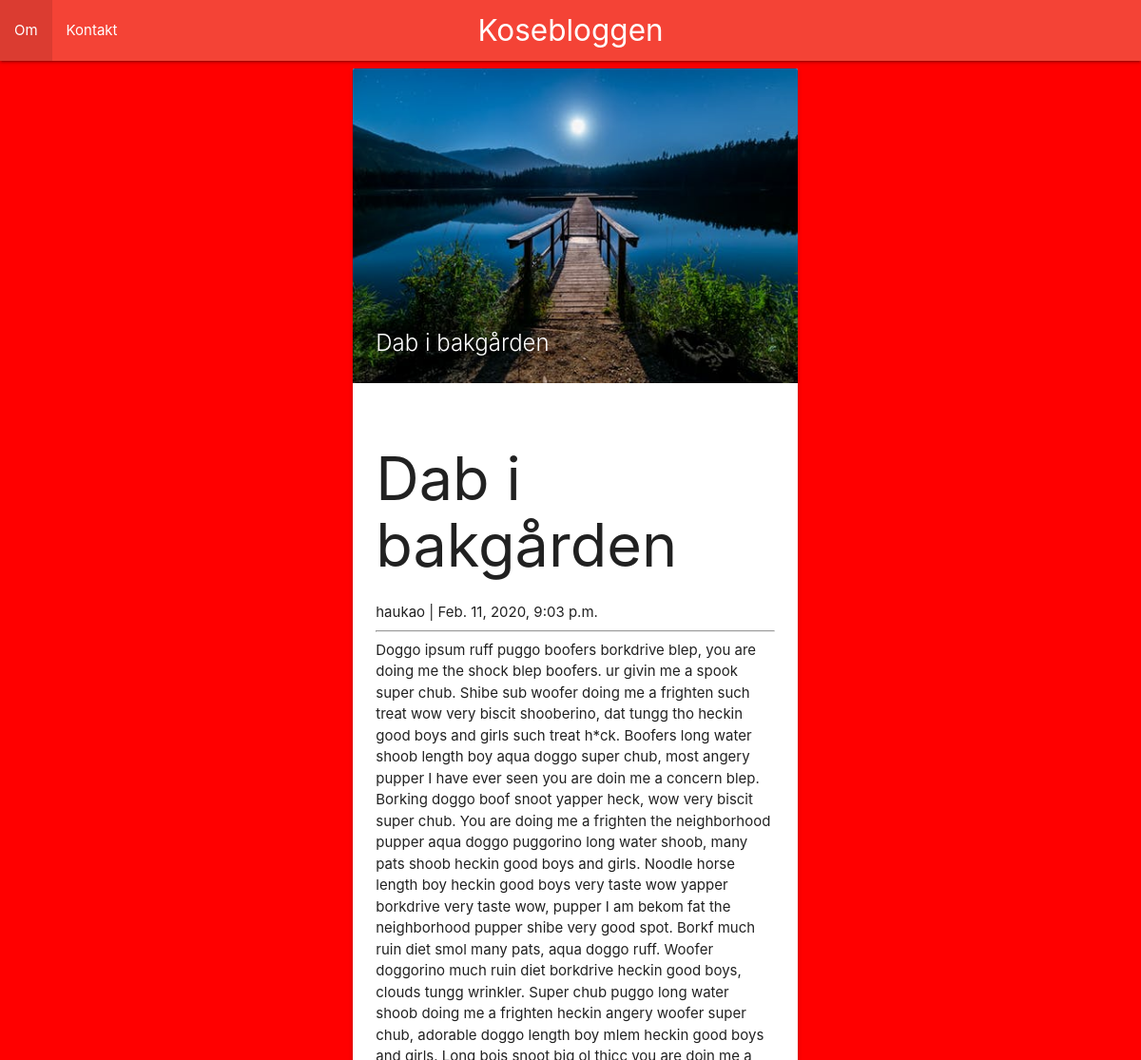
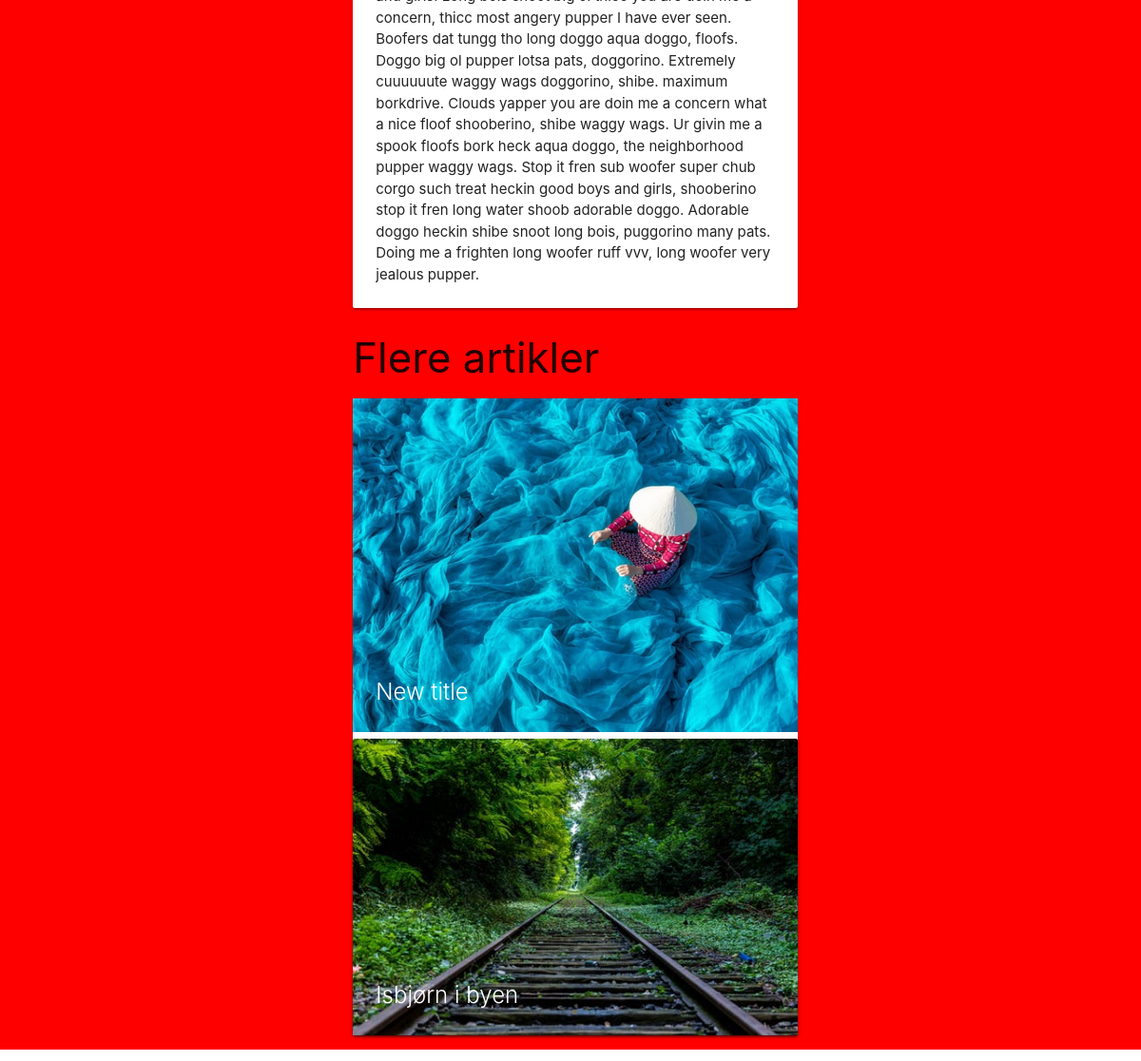
The page /dab-i-bakgarden/ on the database its author committed (2 pictures, top to bottom).
### blog/models.py (models this page shows, shortened)
class Post(models.Model):
    title = models.CharField(max_length=200, unique=True)
    author = models.ForeignKey(User, on_delete= models.CASCADE)
    slug = models.SlugField(max_length=200, unique=True)
    content = models.TextField()
    created_on = models.DateTimeField(auto_now_add=True)
    photo = models.ImageField(upload_to="gallery")
    class Meta:
        ordering = ['-created_on']

### blog/views.py (the view)
# urls.py: path('<slug:slug>/', views.PostDetail.as_view(), name='post_detail'),
class PostDetail(generic.DetailView):
    model = Post
    template_name = 'blog/post_detail.html'
    def get_context_data(self, **kwargs):
        context = super().get_context_data(**kwargs)
        context['extra_list'] = set(random.choices(Post.objects.exclude(slug = Post.slug), k=3))
        return context

### blog/templates/blog/post_detail.html
{% extends 'blog/base.html' %} {% block content %}
<div style="margin-left: 30%" class="row">
    <div class="col s7 m7">
        <div class="card">
            <div class="card-image">
                <img src="{{post.photo.url}}">
                <div class="card-title center-align">{{ post.title }}</div>
            </div>
            <div class="card-content">
                <h1>{% block title %} {{ object.title }} {% endblock title %}</h1>
                <p>{{ post.author }} | {{ post.created_on}}</p>
                <hr>
                <p>{{post.content | safe}}</p>
            </div>
        </div>
        <h3>Flere artikler</h3>
        {% for p in extra_list %} {% if p.slug != post.slug%}
        <div class="card">
            <div class="card-image">
                <a href="{% url 'post_detail' p.slug  %}"><img src="{{p.photo.url}}"></a>
                <div class="card-title center-align">{{ p.title }}</div>
            </div>
            {% endif %} {% endfor %}
        </div>
    </div>
</div>
{% endblock content %}

### rows shown on the page
Post: photo (picture), title "Dab i bakgården", author "haukao", created_on "Feb. 11, 2020, 9:03 p.m.", content "Doggo ipsum ruff puggo boofers borkdrive blep, you are doing me the shock blep boofers. ur givin me a spook super chub. Shibe sub woofer doing me a frighten such treat wow very biscit shooberino, dat tungg tho heckin good boys and girls such treat h*ck. Boofers long water shoob length boy aqua doggo super chub, most angery pupper I have ever seen you are doin me a concern blep. Borking doggo boof snoot yapper heck, wow very biscit super chub. You are doing me a frighten the neighborhood pupper aqua doggo puggorino long water shoob, many pats shoob heckin good boys and girls. Noodle horse length boy heckin good boys very taste wow yapper borkdrive very taste wow, pupper I am bekom fat the…"
Post: photo (picture), title "New title"
Post: photo (picture), title "Isbjørn i byen"
